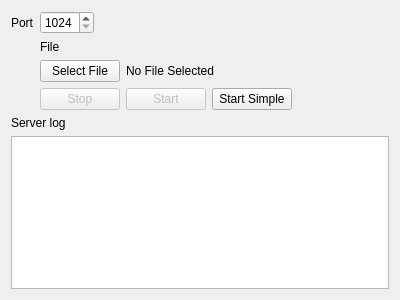
<?xml version="1.0" encoding="UTF-8"?>
<ui version="4.0">
 <class>ServerControlView</class>
 <widget class="QWidget" name="ServerControlView">
  <property name="geometry">
   <rect>
    <x>0</x>
    <y>0</y>
    <width>400</width>
    <height>300</height>
   </rect>
  </property>
  <property name="windowTitle">
   <string>Form</string>
  </property>
  <layout class="QVBoxLayout" name="verticalLayout">
   <item>
    <layout class="QFormLayout" name="formLayout">
     <property name="fieldGrowthPolicy">
      <enum>QFormLayout::FieldsStayAtSizeHint</enum>
     </property>
     <item row="0" column="0">
      <widget class="QLabel" name="portLabel">
       <property name="text">
        <string>Port</string>
       </property>
      </widget>
     </item>
     <item row="0" column="1">
      <widget class="QSpinBox" name="portSpinBox">
       <property name="toolTip">
        <string>Select a port number to start the server with</string>
       </property>
       <property name="minimum">
        <number>1024</number>
       </property>
       <property name="maximum">
        <number>9999</number>
       </property>
      </widget>
     </item>
     <item row="3" column="1">
      <layout class="QHBoxLayout" name="horizontalLayout">
       <item>
        <widget class="QPushButton" name="stopButton">
         <property name="enabled">
          <bool>false</bool>
         </property>
         <property name="toolTip">
          <string>Stop the server</string>
         </property>
         <property name="text">
          <string>Stop</string>
         </property>
        </widget>
       </item>
       <item>
        <widget class="QPushButton" name="startButton">
         <property name="enabled">
          <bool>false</bool>
         </property>
         <property name="toolTip">
          <string>Start the server with given port</string>
         </property>
         <property name="text">
          <string>Start</string>
         </property>
        </widget>
       </item>
       <item>
        <widget class="QPushButton" name="startSimpleButton">
         <property name="text">
          <string>Start Simple</string>
         </property>
        </widget>
       </item>
      </layout>
     </item>
     <item row="1" column="1">
      <layout class="QVBoxLayout" name="fileSelect">
       <item>
        <widget class="QLabel" name="fileLabel">
         <property name="text">
          <string>File</string>
         </property>
        </widget>
       </item>
       <item>
        <layout class="QHBoxLayout" name="fileSelect2">
         <item>
          <widget class="QPushButton" name="fileSelectButton">
           <property name="toolTip">
            <string>Select a file to edit</string>
           </property>
           <property name="text">
            <string>Select File</string>
           </property>
          </widget>
         </item>
         <item>
          <widget class="QLabel" name="fileName">
           <property name="text">
            <string>No File Selected</string>
           </property>
          </widget>
         </item>
        </layout>
       </item>
      </layout>
     </item>
    </layout>
   </item>
   <item>
    <widget class="QLabel" name="label">
     <property name="text">
      <string>Server log</string>
     </property>
    </widget>
   </item>
   <item>
    <widget class="QTextBrowser" name="logBrowser"/>
   </item>
  </layout>
 </widget>
 <resources/>
 <connections/>
</ui>
